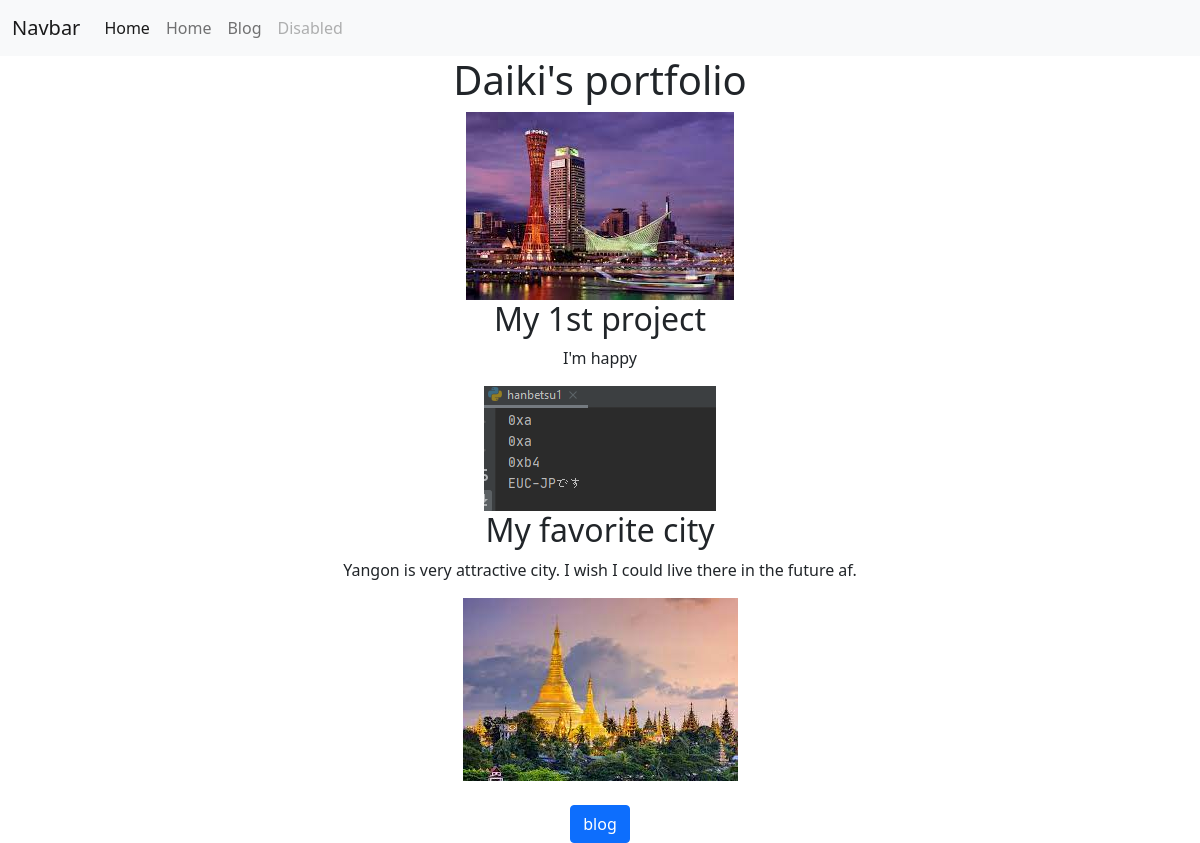
The page / on the database its author committed.
### portfolio/models.py (models this page shows, shortened)
class Project(models.Model):
    title = models.CharField(max_length=100)
    description = models.CharField(max_length=250)
    image = models.ImageField(upload_to='portfolio/images/')
    url = models.URLField(blank=True)

### portfolio/views.py (the view)
# urls.py: 2. Add a URL to urlpatterns:  path('', views.home, name='home')
def home(request):
    projects = Project.objects.all()
    return render(request, 'portfolio/home.html', {'projects': projects})

### portfolio/templates/portfolio/home.html (shortened to what this page needs)
{% extends 'portfolio/base.html' %}
{% block content %}
<div class="container text-center">
    <h1>Daiki's portfolio</h1>
    {% load static %}
    <img src="{% static 'portfolio/kobe1.jpg' %}">
    {% for project in projects %}
    <h2>{{ project.title }}</h2>
    <p>{{ project.description }}</p>
    <img src="{{ project.image.url }}">
    <br>
    {% endfor %}
    <br>
    <a href="{% url 'blog:all_blogs' %}" class="btn btn-primary"> blog </a>
{% endblock %}

### portfolio/templates/portfolio/base.html (shortened to what this page needs)
<!doctype html>
<html lang="en">
  <head>
    <link href="https://cdn.jsdelivr.net/npm/bootstrap@5.0.0-beta3/dist/css/bootstrap.min.css" rel="stylesheet">
  </head>
  <body>
    <nav class="navbar navbar-expand-lg navbar-light bg-light">
      <div class="container-fluid">
        <a class="navbar-brand" href="#">Navbar</a>
        <div class="collapse navbar-collapse" id="navbarNav">
          <ul class="navbar-nav">
            <li class="nav-item">
              <a class="nav-link active" aria-current="page" href="#">Home</a>
            </li>
            <li class="nav-item">
              <a class="nav-link" href="{% url 'home' %}">Home</a>
            </li>
            <li class="nav-item">
              <a class="nav-link" href="{% url 'blog:all_blogs' %}">Blog</a>
            </li>
            <li class="nav-item">
              <a class="nav-link disabled" href="#" tabindex="-1" aria-disabled="true">Disabled</a>
            </li>
          </ul>
        </div>
      </div>
    </nav>
{% block content %}{% endblock %}
  </body>
</html>

### rows shown on the page
Project: title "My 1st project", description "I'm happy", image (picture)
Project: title "My favorite city", description "Yangon is very attractive city. I wish I could live there in the future af.", image (picture)
